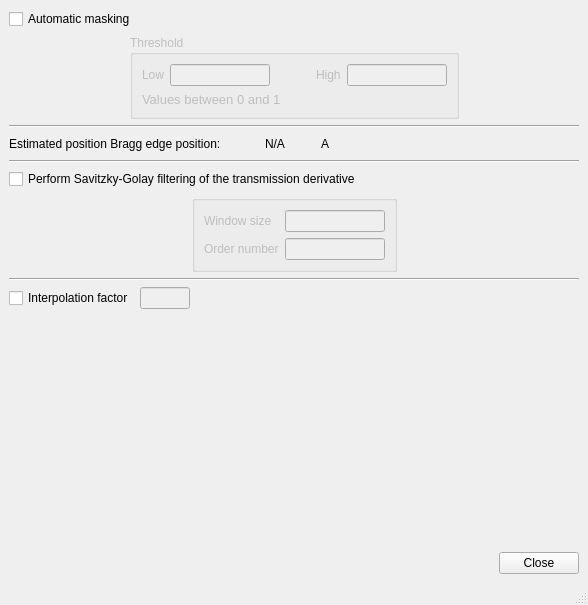
<?xml version="1.0" encoding="UTF-8"?>
<ui version="4.0">
 <class>MainWindow</class>
 <widget class="QMainWindow" name="MainWindow">
  <property name="geometry">
   <rect>
    <x>0</x>
    <y>0</y>
    <width>588</width>
    <height>605</height>
   </rect>
  </property>
  <property name="windowTitle">
   <string>MainWindow</string>
  </property>
  <widget class="QWidget" name="centralwidget">
   <layout class="QVBoxLayout" name="verticalLayout_4">
    <item>
     <layout class="QVBoxLayout" name="verticalLayout_2">
      <item>
       <widget class="QCheckBox" name="automatic_masking_checkBox">
        <property name="text">
         <string>Automatic masking</string>
        </property>
       </widget>
      </item>
      <item>
       <layout class="QHBoxLayout" name="horizontalLayout_2">
        <item>
         <spacer name="horizontalSpacer_2">
          <property name="orientation">
           <enum>Qt::Horizontal</enum>
          </property>
          <property name="sizeHint" stdset="0">
           <size>
            <width>40</width>
            <height>20</height>
           </size>
          </property>
         </spacer>
        </item>
        <item>
         <widget class="QGroupBox" name="threshold_groupBox">
          <property name="enabled">
           <bool>false</bool>
          </property>
          <property name="title">
           <string>Threshold</string>
          </property>
          <layout class="QVBoxLayout" name="verticalLayout">
           <item>
            <layout class="QHBoxLayout" name="horizontalLayout">
             <item>
              <widget class="QLabel" name="label">
               <property name="text">
                <string>Low</string>
               </property>
              </widget>
             </item>
             <item>
              <widget class="QLineEdit" name="low_threshold_lineEdit">
               <property name="minimumSize">
                <size>
                 <width>100</width>
                 <height>0</height>
                </size>
               </property>
               <property name="maximumSize">
                <size>
                 <width>100</width>
                 <height>16777215</height>
                </size>
               </property>
              </widget>
             </item>
             <item>
              <spacer name="horizontalSpacer">
               <property name="orientation">
                <enum>Qt::Horizontal</enum>
               </property>
               <property name="sizeHint" stdset="0">
                <size>
                 <width>40</width>
                 <height>20</height>
                </size>
               </property>
              </spacer>
             </item>
             <item>
              <widget class="QLabel" name="label_2">
               <property name="text">
                <string>High</string>
               </property>
              </widget>
             </item>
             <item>
              <widget class="QLineEdit" name="high_threshold_lineEdit">
               <property name="minimumSize">
                <size>
                 <width>100</width>
                 <height>0</height>
                </size>
               </property>
               <property name="maximumSize">
                <size>
                 <width>100</width>
                 <height>16777215</height>
                </size>
               </property>
              </widget>
             </item>
            </layout>
           </item>
           <item>
            <widget class="QLabel" name="label_3">
             <property name="font">
              <font>
               <pointsize>10</pointsize>
              </font>
             </property>
             <property name="text">
              <string>Values between 0 and 1</string>
             </property>
            </widget>
           </item>
          </layout>
         </widget>
        </item>
        <item>
         <spacer name="horizontalSpacer_6">
          <property name="orientation">
           <enum>Qt::Horizontal</enum>
          </property>
          <property name="sizeHint" stdset="0">
           <size>
            <width>40</width>
            <height>20</height>
           </size>
          </property>
         </spacer>
        </item>
       </layout>
      </item>
     </layout>
    </item>
    <item>
     <widget class="Line" name="line">
      <property name="orientation">
       <enum>Qt::Horizontal</enum>
      </property>
     </widget>
    </item>
    <item>
     <layout class="QHBoxLayout" name="horizontalLayout_3">
      <item>
       <widget class="QLabel" name="label_4">
        <property name="minimumSize">
         <size>
          <width>250</width>
          <height>0</height>
         </size>
        </property>
        <property name="maximumSize">
         <size>
          <width>250</width>
          <height>16777215</height>
         </size>
        </property>
        <property name="text">
         <string>Estimated position Bragg edge position:</string>
        </property>
       </widget>
      </item>
      <item>
       <widget class="QLabel" name="estimated_position_bragg_edge_label">
        <property name="minimumSize">
         <size>
          <width>50</width>
          <height>0</height>
         </size>
        </property>
        <property name="maximumSize">
         <size>
          <width>50</width>
          <height>16777215</height>
         </size>
        </property>
        <property name="text">
         <string>N/A</string>
        </property>
       </widget>
      </item>
      <item>
       <widget class="QLabel" name="estimated_units_label">
        <property name="minimumSize">
         <size>
          <width>20</width>
          <height>0</height>
         </size>
        </property>
        <property name="maximumSize">
         <size>
          <width>20</width>
          <height>16777215</height>
         </size>
        </property>
        <property name="text">
         <string>A</string>
        </property>
       </widget>
      </item>
      <item>
       <spacer name="horizontalSpacer_3">
        <property name="orientation">
         <enum>Qt::Horizontal</enum>
        </property>
        <property name="sizeHint" stdset="0">
         <size>
          <width>40</width>
          <height>20</height>
         </size>
        </property>
       </spacer>
      </item>
     </layout>
    </item>
    <item>
     <widget class="Line" name="line_2">
      <property name="orientation">
       <enum>Qt::Horizontal</enum>
      </property>
     </widget>
    </item>
    <item>
     <layout class="QVBoxLayout" name="verticalLayout_3">
      <item>
       <widget class="QCheckBox" name="perform_filtering_algorithm_checkBox">
        <property name="text">
         <string>Perform Savitzky-Golay filtering of the transmission derivative</string>
        </property>
       </widget>
      </item>
      <item>
       <layout class="QHBoxLayout" name="horizontalLayout_5">
        <item>
         <spacer name="horizontalSpacer_5">
          <property name="orientation">
           <enum>Qt::Horizontal</enum>
          </property>
          <property name="sizeHint" stdset="0">
           <size>
            <width>40</width>
            <height>20</height>
           </size>
          </property>
         </spacer>
        </item>
        <item>
         <widget class="QGroupBox" name="perform_filtering_algorithm_groupBox">
          <property name="enabled">
           <bool>false</bool>
          </property>
          <property name="title">
           <string/>
          </property>
          <layout class="QHBoxLayout" name="horizontalLayout_4">
           <item>
            <layout class="QGridLayout" name="gridLayout">
             <item row="0" column="0">
              <widget class="QLabel" name="label_7">
               <property name="text">
                <string>Window size</string>
               </property>
              </widget>
             </item>
             <item row="0" column="1">
              <widget class="QLineEdit" name="window_size_lineEdit">
               <property name="minimumSize">
                <size>
                 <width>100</width>
                 <height>0</height>
                </size>
               </property>
               <property name="maximumSize">
                <size>
                 <width>100</width>
                 <height>16777215</height>
                </size>
               </property>
              </widget>
             </item>
             <item row="1" column="0">
              <widget class="QLabel" name="label_8">
               <property name="text">
                <string>Order number</string>
               </property>
              </widget>
             </item>
             <item row="1" column="1">
              <widget class="QLineEdit" name="order_number_lineEdit">
               <property name="minimumSize">
                <size>
                 <width>100</width>
                 <height>0</height>
                </size>
               </property>
               <property name="maximumSize">
                <size>
                 <width>100</width>
                 <height>16777215</height>
                </size>
               </property>
              </widget>
             </item>
            </layout>
           </item>
          </layout>
         </widget>
        </item>
        <item>
         <spacer name="horizontalSpacer_4">
          <property name="orientation">
           <enum>Qt::Horizontal</enum>
          </property>
          <property name="sizeHint" stdset="0">
           <size>
            <width>40</width>
            <height>20</height>
           </size>
          </property>
         </spacer>
        </item>
       </layout>
      </item>
     </layout>
    </item>
    <item>
     <widget class="Line" name="line_3">
      <property name="orientation">
       <enum>Qt::Horizontal</enum>
      </property>
     </widget>
    </item>
    <item>
     <layout class="QHBoxLayout" name="horizontalLayout_6">
      <item>
       <widget class="QCheckBox" name="interpolation_factor_checkBox">
        <property name="text">
         <string>Interpolation factor</string>
        </property>
       </widget>
      </item>
      <item>
       <widget class="QLineEdit" name="interpolation_factor_lineEdit">
        <property name="enabled">
         <bool>false</bool>
        </property>
        <property name="minimumSize">
         <size>
          <width>50</width>
          <height>0</height>
         </size>
        </property>
        <property name="maximumSize">
         <size>
          <width>50</width>
          <height>16777215</height>
         </size>
        </property>
       </widget>
      </item>
      <item>
       <spacer name="horizontalSpacer_7">
        <property name="orientation">
         <enum>Qt::Horizontal</enum>
        </property>
        <property name="sizeHint" stdset="0">
         <size>
          <width>40</width>
          <height>20</height>
         </size>
        </property>
       </spacer>
      </item>
     </layout>
    </item>
    <item>
     <spacer name="verticalSpacer">
      <property name="orientation">
       <enum>Qt::Vertical</enum>
      </property>
      <property name="sizeHint" stdset="0">
       <size>
        <width>20</width>
        <height>124</height>
       </size>
      </property>
     </spacer>
    </item>
    <item>
     <layout class="QHBoxLayout" name="horizontalLayout_7">
      <item>
       <spacer name="horizontalSpacer_8">
        <property name="orientation">
         <enum>Qt::Horizontal</enum>
        </property>
        <property name="sizeHint" stdset="0">
         <size>
          <width>40</width>
          <height>20</height>
         </size>
        </property>
       </spacer>
      </item>
      <item>
       <widget class="QPushButton" name="close_pushButton">
        <property name="text">
         <string>Close</string>
        </property>
       </widget>
      </item>
     </layout>
    </item>
   </layout>
  </widget>
  <widget class="QMenuBar" name="menubar">
   <property name="geometry">
    <rect>
     <x>0</x>
     <y>0</y>
     <width>588</width>
     <height>22</height>
    </rect>
   </property>
  </widget>
  <widget class="QStatusBar" name="statusbar"/>
 </widget>
 <resources/>
 <connections>
  <connection>
   <sender>automatic_masking_checkBox</sender>
   <signal>clicked(bool)</signal>
   <receiver>MainWindow</receiver>
   <slot>automatic_masking_clicked()</slot>
   <hints>
    <hint type="sourcelabel">
     <x>103</x>
     <y>44</y>
    </hint>
    <hint type="destinationlabel">
     <x>6</x>
     <y>38</y>
    </hint>
   </hints>
  </connection>
  <connection>
   <sender>perform_filtering_algorithm_checkBox</sender>
   <signal>clicked(bool)</signal>
   <receiver>MainWindow</receiver>
   <slot>perform_filtering_algorithm_clicked()</slot>
   <hints>
    <hint type="sourcelabel">
     <x>25</x>
     <y>236</y>
    </hint>
    <hint type="destinationlabel">
     <x>3</x>
     <y>235</y>
    </hint>
   </hints>
  </connection>
  <connection>
   <sender>interpolation_factor_checkBox</sender>
   <signal>clicked(bool)</signal>
   <receiver>MainWindow</receiver>
   <slot>interpolation_factor_clicked()</slot>
   <hints>
    <hint type="sourcelabel">
     <x>20</x>
     <y>382</y>
    </hint>
    <hint type="destinationlabel">
     <x>6</x>
     <y>374</y>
    </hint>
   </hints>
  </connection>
  <connection>
   <sender>close_pushButton</sender>
   <signal>clicked()</signal>
   <receiver>MainWindow</receiver>
   <slot>close()</slot>
   <hints>
    <hint type="sourcelabel">
     <x>534</x>
     <y>554</y>
    </hint>
    <hint type="destinationlabel">
     <x>583</x>
     <y>552</y>
    </hint>
   </hints>
  </connection>
 </connections>
 <slots>
  <slot>automatic_masking_clicked()</slot>
  <slot>perform_filtering_algorithm_clicked()</slot>
  <slot>interpolation_factor_clicked()</slot>
 </slots>
</ui>
